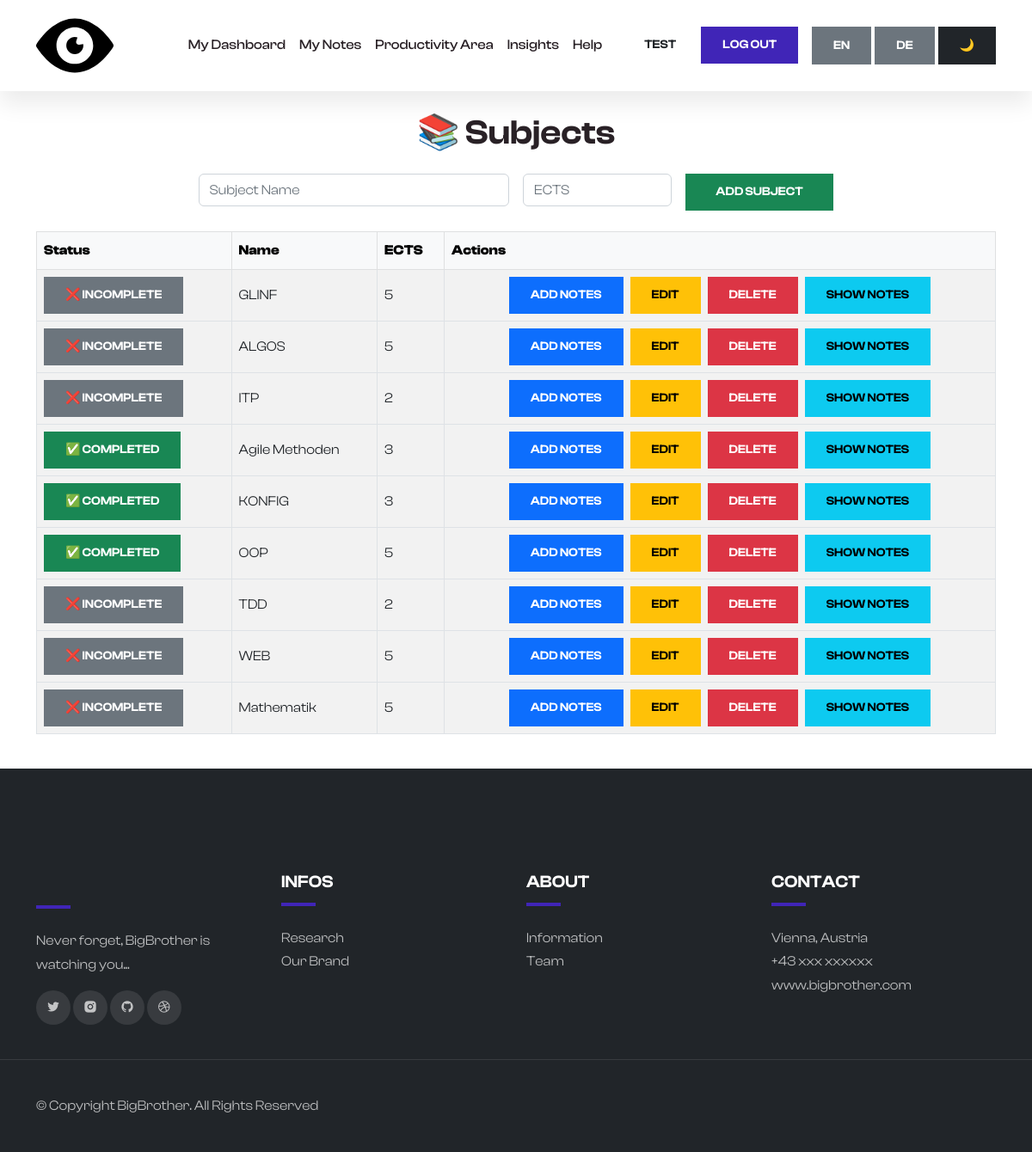
The app's page /BigBrother/api/subjects.php (signed in) with its own data.
### tables this page shows
CREATE TABLE `subjects` (
  `id` int(11) NOT NULL,
  `user_id` int(11) DEFAULT NULL,
  `name` varchar(100) DEFAULT NULL,
  `ects` int(11) DEFAULT NULL,
  `is_completed` tinyint(1) DEFAULT 0
);

### BigBrother/api/subjects.php (the view, shortened to what this page needs)
<?php
include('../includes/db.php');
$user_id = $_SESSION['user_id'];
include('../includes/header.php');
include('../includes/nav.php');
?>
<div class="container py-4">
    <h1 class="mb-4 text-center">📚 Subjects</h1>
    <form class="row g-3 mb-4 justify-content-center" method="POST" action="subjects.php">
        <div class="col-md-4">
            <input type="text" name="name" class="form-control" placeholder="Subject Name" required>
        </div>
        <div class="col-md-2">
            <input type="number" name="ects" class="form-control" placeholder="ECTS" required>
        </div>
        <div class="col-md-2">
            <button type="submit" name="add" class="btn btn-success w-100">Add Subject</button>
        </div>
    </form>
    <div class="table-responsive">
        <table class="table table-striped table-bordered align-middle text-nowrap">
            <thead class="table-light">
                <tr>
                    <th>Status</th>
                    <th>Name</th>
                    <th>ECTS</th>
                    <th style="min-width: 280px;">Actions</th>
                </tr>
            </thead>
            <tbody>
            <?php
            $stmt = $pdo->prepare("SELECT * FROM subjects WHERE user_id = ?");
            $stmt->execute([$user_id]);
            foreach ($stmt as $subj):
            ?>
                <tr>
                    <td>
                        <form method="POST" action="subjects.php" class="d-inline">
                            <button type="submit" name="toggle" class="btn btn-sm <?= $subj['is_completed'] ? 'btn-success' : 'btn-secondary' ?>">
                                <?= $subj['is_completed'] ? "✅ Completed" : "❌ Incomplete" ?>
                            </button>
                        </form>
                    </td>
                    <td><?= htmlspecialchars($subj['name']) ?></td>
                    <td><?= (int)$subj['ects'] ?></td>
                    <td>
                        <div class="d-flex flex-wrap gap-2 justify-content-center">
                            <a href="../notes.php?subject_id=<?= $subj['id'] ?>" class="btn btn-primary btn-sm">Add Notes</a>
                            <a href="/BigBrother/edit-subject.php?id=<?= $subj['id'] ?>" class="btn btn-warning btn-sm">Edit</a>
                            <form method="POST" action="subjects.php" onsubmit="return confirm('Delete this subject?');" class="d-inline">
                                <button type="submit" name="delete" class="btn btn-danger btn-sm">Delete</button>
                            </form>
                            <button type="button" class="btn btn-info btn-sm toggle-notes-btn" data-subject-id="<?= $subj['id'] ?>">
                                Show Notes
                            </button>
                        </div>
                    </td>
                </tr>
            <?php endforeach; ?>
            </tbody>
        </table>
    </div>
</div>
<?php include('../includes/footer.php'); ?>

### BigBrother/assets/css/style.css (style rules this page uses)
:root { --c-dark: #292126; --c-brand: #4025b7; --c-brand-light: #7996d4; --c-brand-rgb: 78, 87, 212; --c-body: #716178; --font-base: "ClashDisplay", sans-serif; --box-shadow: 0px 15px 25px rgba(0,0,0,0.08); --transition: all 0.5s ease; }
body { font-family: var(--font-base); line-height: 1.7; color: var(--c-body); }
h1, h2, h3,h4, h5, h6, .h1, .h2, .h3, .h4, .h5, .h6 { font-weight: 600; color: var(--c-dark); }
a { text-decoration: none; color: var(--c-brand); transition: var(--transition); }
.btn { font-weight: 600; font-size: 14px; text-transform: uppercase; border-radius: 0; padding: 10px 24px; }

### records on screen
subjects: is_completed "❌ INCOMPLETE", name "GLINF", ects "5"
subjects: is_completed "❌ INCOMPLETE", name "ALGOS", ects "5"
subjects: is_completed "❌ INCOMPLETE", name "ITP", ects "2"
subjects: is_completed "✅ COMPLETED", name "Agile Methoden", ects "3"
subjects: is_completed "✅ COMPLETED", name "KONFIG", ects "3"
subjects: is_completed "✅ COMPLETED", name "OOP", ects "5"
subjects: is_completed "❌ INCOMPLETE", name "TDD", ects "2"
subjects: is_completed "❌ INCOMPLETE", name "WEB", ects "5"
subjects: is_completed "❌ INCOMPLETE", name "Mathematik", ects "5"

### other values on screen
$_SESSION['username'] "TEST"
